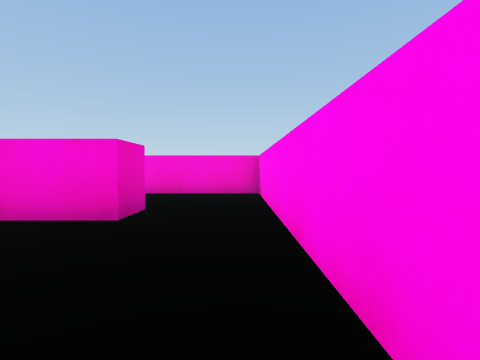
View 1 (above)

24 first-person views from a walk through a 3-D level made in the Unity game engine. The camera is 0.62 m above the floor, tilts 2° down and sees 80° across. The floor is counted in squares, 1 m on a side. Each view is taken from the middle of a square. On the plan, view 1 faces up. The plan holds only what a view shows up to about 9 squares ahead; the rest is blank. The player character is not drawn.

View 2
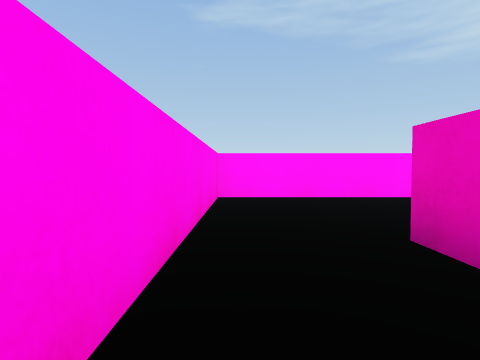

View 3
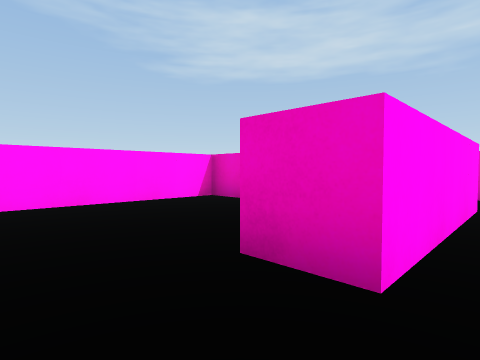

View 4
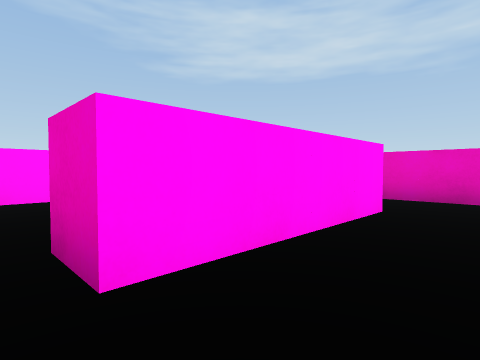

View 5
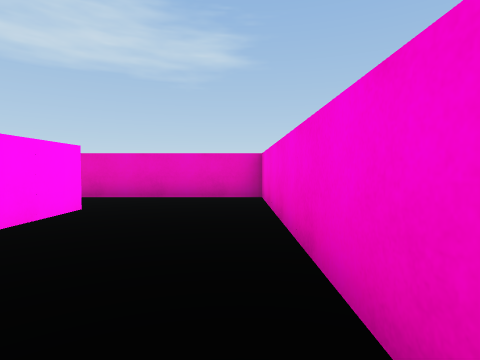

View 6
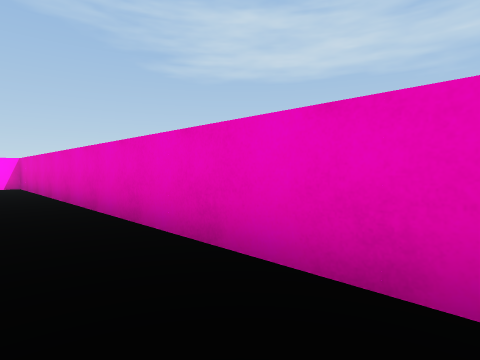

View 7
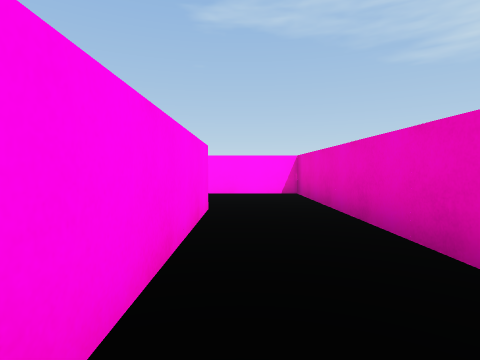

View 8
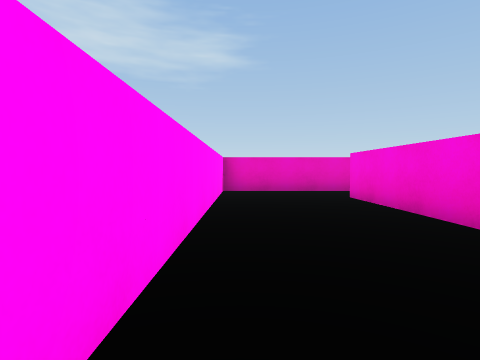

View 9
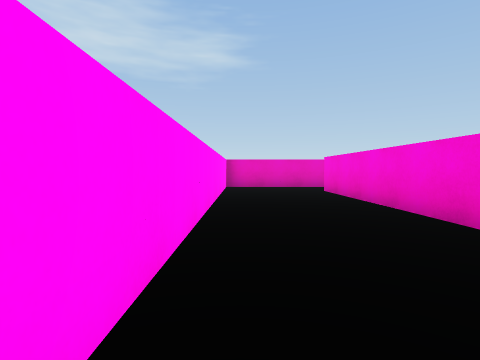

View 10
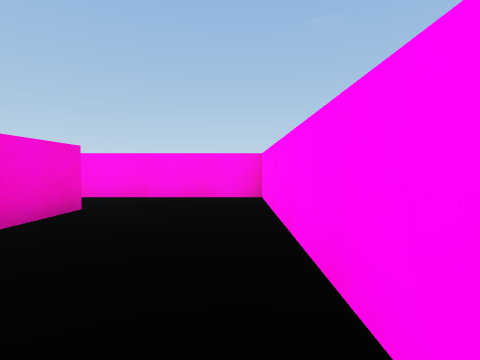

View 11
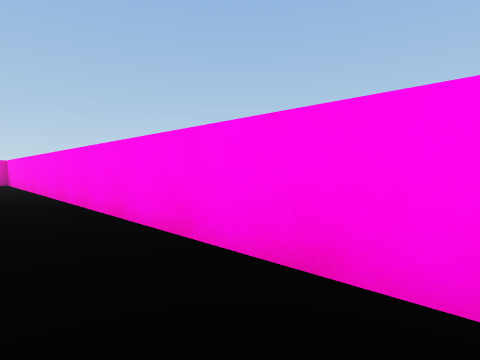

View 12
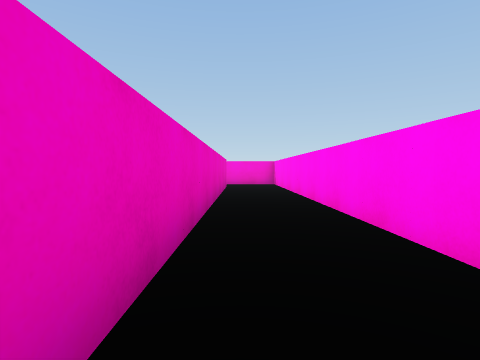

View 13
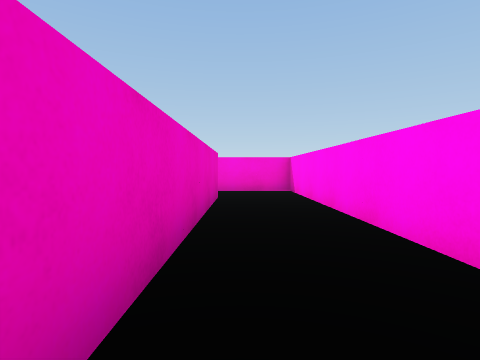

View 14
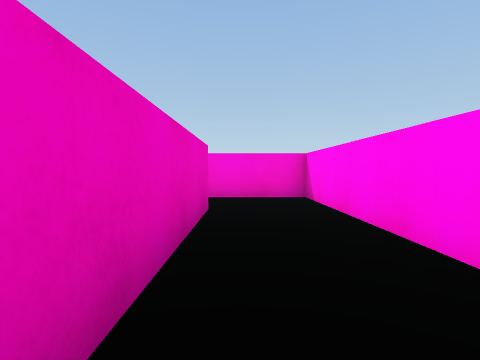

View 15
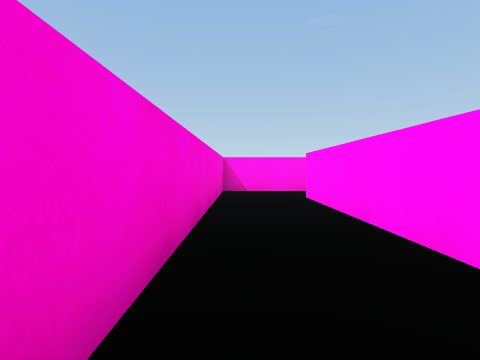

View 16
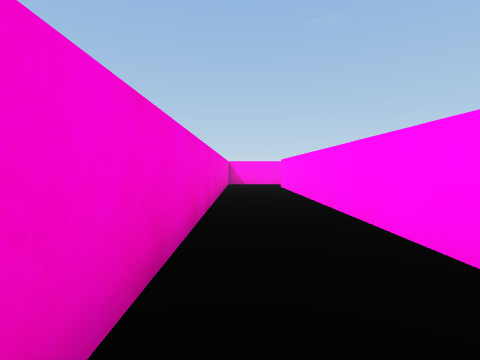

View 17
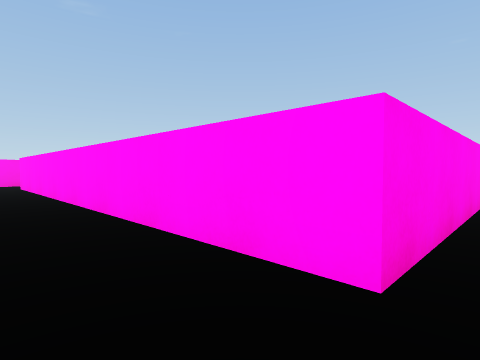

View 18
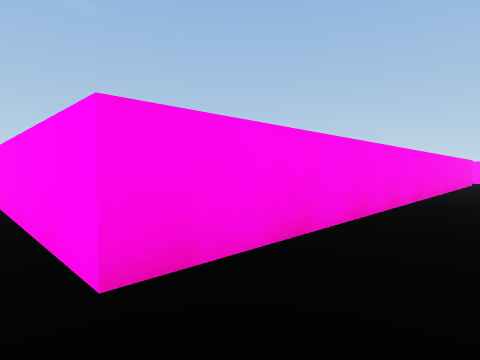

View 19
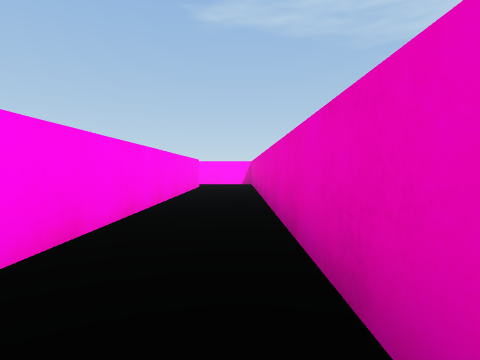

View 20
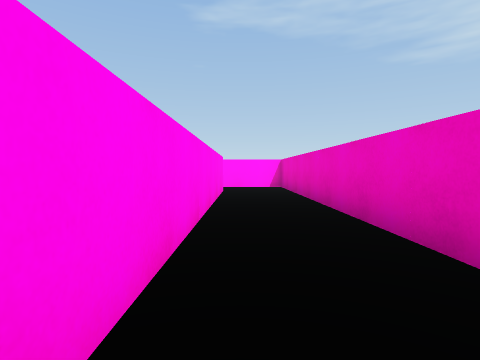

View 21
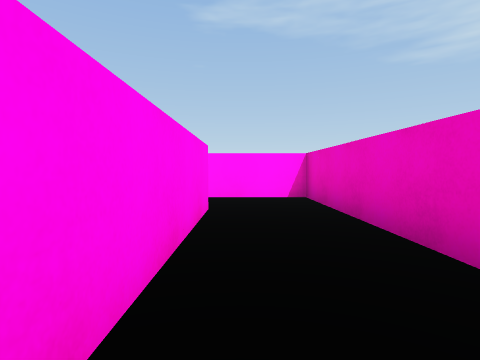

View 22
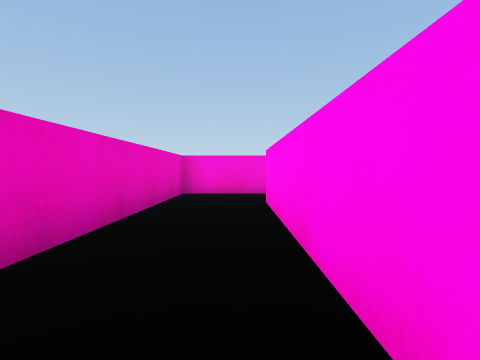

View 23
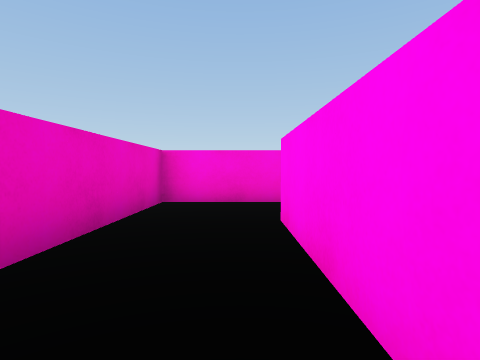

View 24
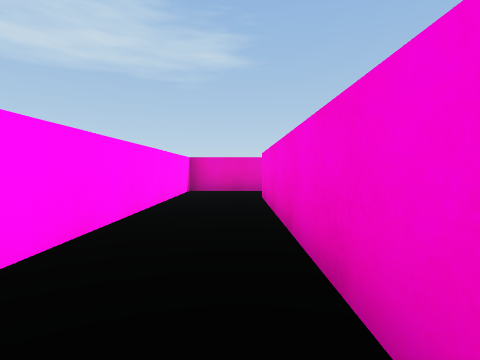

### Floor plan
Points are (right, up) in squares from view 1. A wall is a line through its corners. A room is listed if a view was taken in it or the views show most of it. See-through windows are left out.
Room 1 (view 1)
walls: (-1.5, 3.5) (-3, 3.5); (-4.5, 0.5) (-4.5, -0.5) (0.5, -0.5) (0.5, 3.5)
Room 2 (views 2, 3, 4, 5, 6, 7, 8, 9, 10, 11, 12, 13, 14, 15, 16, 17, 18, 19, 20, 21, 22, 23, 24)
walls: (0.5, 3.5) (0.5, 7.5) (-7.5, 7.5) (-7.5, -4.5) (3.5, -4.5) (3.5, 10.5) (-11.5, 10.5) (-11.5, -7.5) (-4.8, -7.5); (-5.6, 4.5) (-1.5, 4.5) (-1.5, 3.5); (-3.5, -5.5) (-9.5, -5.5) (-9.5, 8.5) (1.5, 8.5) (1.5, -1.5) (-5.5, -1.5) (-5.5, 2.5)

Positions as (right, up) in squares from view 1, and headings:
1: (0, 0), facing up
2: (0, 6), facing down
3: (0, 5), facing down-left
4: (-1, 6), facing down-left
5: (-1, 7), facing left
6: (-6, 7), facing down-left
7: (-6, 3), facing down
8: (1, -4), facing left
9: (3, -4), facing left
10: (-3, -4), facing right
11: (2, -4), facing up-right
12: (2, -2), facing up
13: (2, 2), facing up
14: (2, 4), facing up
15: (-5, 10), facing right
16: (-9, 10), facing right
17: (-10, 10), facing down-right
18: (-11, 9), facing down-right
19: (-11, 5), facing down
20: (-10, 3), facing down
21: (-10, -1), facing down
22: (-10, 3), facing up
23: (-10, 5), facing up
24: (-3, -6), facing left
